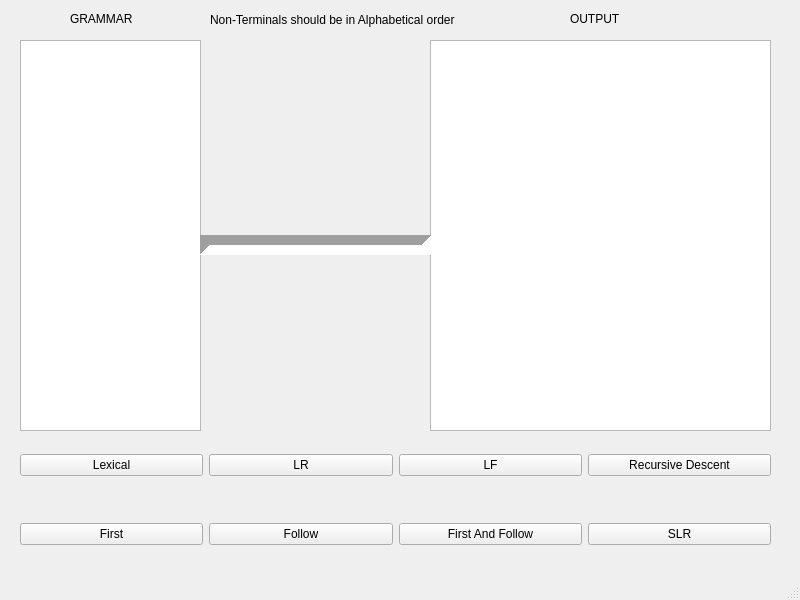
<?xml version="1.0" encoding="UTF-8"?>
<ui version="4.0">
 <class>Compiler</class>
 <widget class="QMainWindow" name="Compiler">
  <property name="geometry">
   <rect>
    <x>0</x>
    <y>0</y>
    <width>800</width>
    <height>600</height>
   </rect>
  </property>
  <property name="windowTitle">
   <string>Compiler</string>
  </property>
  <widget class="QWidget" name="centralwidget">
   <widget class="QPlainTextEdit" name="input">
    <property name="geometry">
     <rect>
      <x>20</x>
      <y>40</y>
      <width>181</width>
      <height>391</height>
     </rect>
    </property>
   </widget>
   <widget class="QLabel" name="label">
    <property name="geometry">
     <rect>
      <x>70</x>
      <y>10</y>
      <width>81</width>
      <height>17</height>
     </rect>
    </property>
    <property name="text">
     <string>GRAMMAR</string>
    </property>
   </widget>
   <widget class="QPlainTextEdit" name="output">
    <property name="geometry">
     <rect>
      <x>430</x>
      <y>40</y>
      <width>341</width>
      <height>391</height>
     </rect>
    </property>
   </widget>
   <widget class="QWidget" name="horizontalLayoutWidget">
    <property name="geometry">
     <rect>
      <x>20</x>
      <y>450</y>
      <width>751</width>
      <height>31</height>
     </rect>
    </property>
    <layout class="QHBoxLayout" name="horizontalLayout">
     <item>
      <widget class="QPushButton" name="lex">
       <property name="text">
        <string>Lexical</string>
       </property>
      </widget>
     </item>
     <item>
      <widget class="QPushButton" name="lr">
       <property name="text">
        <string>LR</string>
       </property>
      </widget>
     </item>
     <item>
      <widget class="QPushButton" name="lf">
       <property name="text">
        <string>LF</string>
       </property>
      </widget>
     </item>
     <item>
      <widget class="QPushButton" name="rd">
       <property name="text">
        <string>Recursive Descent</string>
       </property>
      </widget>
     </item>
    </layout>
   </widget>
   <widget class="QWidget" name="horizontalLayoutWidget_2">
    <property name="geometry">
     <rect>
      <x>20</x>
      <y>519</y>
      <width>751</width>
      <height>31</height>
     </rect>
    </property>
    <layout class="QHBoxLayout" name="horizontalLayout_3">
     <item>
      <widget class="QPushButton" name="fst">
       <property name="text">
        <string>First</string>
       </property>
      </widget>
     </item>
     <item>
      <widget class="QPushButton" name="flw">
       <property name="text">
        <string>Follow</string>
       </property>
      </widget>
     </item>
     <item>
      <widget class="QPushButton" name="faf">
       <property name="text">
        <string>First And Follow</string>
       </property>
      </widget>
     </item>
     <item>
      <widget class="QPushButton" name="slr">
       <property name="text">
        <string>SLR</string>
       </property>
      </widget>
     </item>
    </layout>
   </widget>
   <widget class="QLabel" name="label_2">
    <property name="geometry">
     <rect>
      <x>570</x>
      <y>10</y>
      <width>67</width>
      <height>17</height>
     </rect>
    </property>
    <property name="text">
     <string>OUTPUT</string>
    </property>
   </widget>
   <widget class="Line" name="line">
    <property name="geometry">
     <rect>
      <x>200</x>
      <y>220</y>
      <width>231</width>
      <height>51</height>
     </rect>
    </property>
    <property name="lineWidth">
     <number>10</number>
    </property>
    <property name="orientation">
     <enum>Qt::Horizontal</enum>
    </property>
   </widget>
   <widget class="QLabel" name="label_3">
    <property name="geometry">
     <rect>
      <x>210</x>
      <y>10</y>
      <width>311</width>
      <height>20</height>
     </rect>
    </property>
    <property name="styleSheet">
     <string notr="true">font: 75 11pt &quot;TeX Gyre Heros&quot;;</string>
    </property>
    <property name="lineWidth">
     <number>1</number>
    </property>
    <property name="text">
     <string>Non-Terminals should be in Alphabetical order</string>
    </property>
    <property name="textFormat">
     <enum>Qt::PlainText</enum>
    </property>
   </widget>
  </widget>
  <widget class="QMenuBar" name="menubar">
   <property name="geometry">
    <rect>
     <x>0</x>
     <y>0</y>
     <width>800</width>
     <height>22</height>
    </rect>
   </property>
  </widget>
  <widget class="QStatusBar" name="statusbar"/>
 </widget>
 <resources/>
 <connections/>
</ui>
